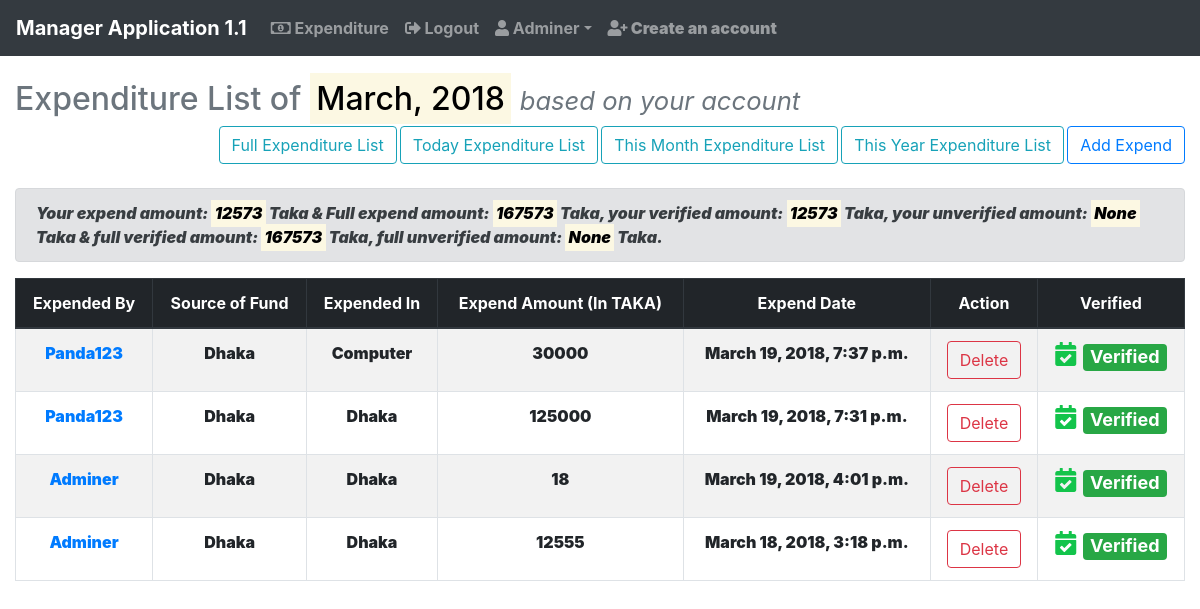
Page /accounts/expenditure/month/2018/03/ (signed in) on the committed database.
### account/models.py (models this page shows, shortened)
class Expend(models.Model):
    select = (
        ('yes', 'yes'),
        ('no', 'no')
    )
    by_user = models.CharField(max_length=255, blank=False, unique=False, null=True)
    added_date = models.DateTimeField(auto_now_add=True)
    updated_date = models.DateTimeField(auto_now=True)
    source_fund = models.CharField(max_length=255)
    source_amount = models.PositiveIntegerField()
    expend_in = models.CharField(max_length=255)
    expend_amount = models.PositiveIntegerField()
    description = models.TextField(blank=True)
    verified = models.CharField(choices=select, max_length=255, default='no')
    def get_absolute_url(self):
        return reverse('account:expend_detail', kwargs={'pk': self.pk})

### account/views.py (the view)
# urls.py: path('expenditure/month/<slug:year>/<slug:month>/', login_required(views.ExpendListViewByMonth.as_view()), name="expend_by_month"),
class ExpendListViewByMonth(ListView):
    def get(self, request, *args, **kwargs):
        year = kwargs['year']
        month = kwargs['month']
        context = {
            'filter_by_time': get_month_name(num_of_month=month)+', '+year,
            'filter_date': models.Expend.objects.filter(added_date__year=year,
                                                        added_date__month=month).order_by('-added_date'),
            'filter_date_user': models.Expend.objects.filter(by_user__exact=request.user.username,
                                                             added_date__year=year,
                                                             added_date__month=month).order_by('-added_date'),
            'sum_user_expend_amount': models.Expend.objects.filter(by_user__exact=self.request.user.username
                                                                   , added_date__year=year,
                                                                   added_date__month=month).aggregate(
                Sum('expend_amount')).get('expend_amount__sum', 0.00),
            'sum_user_expend_amount_verified': models.Expend.objects.filter(by_user__exact=self.request.user.username,
                                                                            added_date__year=year,
                                                                            added_date__month=month,
                                                                            verified__exact='yes').aggregate(
                Sum('expend_amount')).get('expend_amount__sum', 0.00),
            'sum_user_expend_amount_unverified': models.Expend.objects.filter(by_user__exact=self.request.user.username,
                                                                              added_date__year=year,
                                                                              added_date__month=month,
                                                                              verified__exact='no').aggregate(
                Sum('expend_amount')).get('expend_amount__sum', 0.00),
            'sum_expend_amount': models.Expend.objects.filter(verified__exact='yes', added_date__year=year,
                                                              added_date__month=month).aggregate(
                Sum('expend_amount')).get('expend_amount__sum', 0.00),
            'sum_expend_amount_verified': models.Expend.objects.filter(verified__exact='yes',
                                                                       added_date__year=year,
                                                                       added_date__month=month).aggregate(
                Sum('expend_amount')).get('expend_amount__sum', 0.00),
            'sum_expend_amount_unverified': models.Expend.objects.filter(verified__exact='no', added_date__year=year,
                                                                         added_date__month=month).aggregate(
                Sum('expend_amount')).get('expend_amount__sum', 0.00),
        }
        return render(request, 'expend/expend_list.html', context=context)

### account/helpers.py (called while the page is built)
def get_month_name(num_of_month):
    if num_of_month == '01':
        name = 'January'
    elif num_of_month == '02':
        name = 'February'
    elif num_of_month == '03':
        name = 'March'
    elif num_of_month == '04':
        name = 'April'
    elif num_of_month == '05':
        name = 'May'
    elif num_of_month == '06':
        name = 'June'
    elif num_of_month == '07':
        name = 'July'
    elif num_of_month == '08':
        name = 'August'
    elif num_of_month == '09':
        name = 'September'
    elif num_of_month == '10':
        name = 'October'
    elif num_of_month == '11':
        name = 'November'
    elif num_of_month == '12':
        name = 'December'
    else:
        name = num_of_month
    return name

### account/templates/expend/expend_list.html (shortened to what this page needs)
{% extends 'base.html' %}
{% block content %}
{% now "Y" as current_year %}
{% now "m" as current_month %}
{% if filter_by_time %}
<div class="container-fluid">
    <div class="row justify-content-center">
        <div class="col-md-12">
            <h2 class="text-muted">Expenditure List of <mark>{{ filter_by_time }}</mark> <small class="d-print-none"><i>based on your account</i></small></h2>
            <div class="text-right">
                <a type="submit" class="btn btn-md btn-outline-info d-print-none" href="{% url 'account:expend' %}">Full Expenditure List</a>
                <a type="submit" class="btn btn-md btn-outline-info d-print-none" href="{% url 'account:expend_by_today' %}">Today Expenditure List</a>
                <a type="submit" class="btn btn-md btn-outline-info d-print-none" href="{% url 'account:expend_by_month' year=current_year month=current_month %}">This Month Expenditure List</a>
                <a type="submit" class="btn btn-md btn-outline-info d-print-none" href="{% url 'account:expend_by_year' year=current_year %}">This Year Expenditure List</a>
                <a type="submit" class="btn btn-md btn-outline-primary d-print-none" href="{% url 'account:expend_create' %}">Add Expend</a>
            </div><br>
            <div class="alert alert-secondary">
                {% if request.user.is_authenticated and request.user.is_superuser %}
                <i><b>Your expend amount: <mark>{{ sum_user_expend_amount }}</mark> Taka &
                    Full expend amount: <mark>{{ sum_expend_amount }}</mark> Taka,
                    your verified amount: <mark>{{ sum_user_expend_amount_verified }}</mark> Taka,
                    your unverified amount: <mark>{{ sum_user_expend_amount_unverified }}</mark> Taka &
                    full verified amount: <mark>{{ sum_expend_amount_verified }}</mark> Taka,
                    full unverified amount: <mark>{{ sum_expend_amount_unverified }}</mark> Taka.</b></i>
                {% else %}
                    <i><b>Your expend amount: <mark>{{ sum_user_expend_amount }}</mark> Taka,
                        your verified amount: <mark>{{ sum_user_expend_amount_verified }}</mark> Taka &
                        your unverified amount: <mark>{{ sum_user_expend_amount_unverified }}</mark> Taka.</b></i>
                {% endif %}
            </div>
            <table class="table table-striped table-hover table-responsive-xl table-responsive-lg table-responsive-md table-responsive-sm table-bordered text-center">
                {% if request.user.is_authenticated and request.user.is_superuser %}
                <thead class="thead-dark">
                    <tr>
                        <th>Expended By</th>
                        <th>Source of Fund</th>
                        <th>Expended In</th>
                        <th>Expend Amount (In TAKA)</th>
                        <th>Expend Date</th>
                        <th class="d-print-none">Action</th>
                        <th>Verified</th>
                    </tr>
                </thead>
                {% endif %}
                {% if request.user.is_authenticated and request.user.is_superuser %}
                {% for expend in filter_date %}
                    <tr>
                        <td><a href="{{ expend.get_absolute_url }}">{{ expend.by_user|title }}</a></td>
                        <td>{{ expend.source_fund|title }}</td>
                        <td>{{ expend.expend_in|title }}</td>
                        <td>{{ expend.expend_amount }}</td>
                        <td>{{ expend.added_date }}</td>
                        <td class="d-print-none"><a class="btn btn-md btn-outline-danger" href="{% url 'account:expend_delete' pk=expend.pk %}">Delete</a></td>
                        <th>{% if expend.verified == 'no' %}<h4><i class="fas fa-times d-print-none" style="color:#c91218"></i> <span class="badge badge-danger">Not Verified</span></h4>
                            {% else %}<h4><i class="fas fa-calendar-check d-print-none" style="color:#13c44b"></i> <span class="badge badge-success">Verified</span></h4>{% endif %}</th>
                    </tr>
                {% endfor %}
                {% endif %}
            </table>
        </div>
    </div>
</div>
{% endif %}
{% endblock %}

### templates/base.html (shortened to what this page needs)
<!DOCTYPE html>
{% load staticfiles %}
<html lang="en">
<head>
    <link rel="stylesheet" href="https://use.fontawesome.com/releases/v5.0.8/css/all.css">
    <link rel="stylesheet" href="https://maxcdn.bootstrapcdn.com/bootstrap/4.0.0/css/bootstrap.min.css">
</head>
<body>
    <nav class="navbar navbar-expand-lg navbar-dark bg-dark">
        <a class="navbar-brand" href="{% url 'account:home' %}"><b>Manager Application 1.1</b></a>
        <div class="collapse navbar-collapse" id="navbarNavDropdown">
            <ul class="navbar-nav mr-auto">
                {% if request.user.is_authenticated %}
                    <li class="nav-item">
                        <b><a class="nav-link" href="{% url 'account:expend' %}"><i class="far fa-money-bill-alt"></i> Expenditure</a></b>
                    </li>
                    <li class="nav-item">
                        <b><a class="nav-link" href="{% url 'account:logout' %}"><i class="fas fa-sign-out-alt"></i> Logout</a></b>
                    </li>
                    <li class="nav-item dropdown">
                        <a  class="nav-link dropdown-toggle" id="navbarDropdownMenuLink" data-toggle="dropdown" aria-haspopup="true" aria-expanded="false" href="#"><b><i class="fas fa-user"></i> {{ request.user.username|title }}<b></a>
                    </li>
                    {% if request.user.is_authenticated and request.user.is_superuser %}
                        <li class="nav-item">
                            <b><a class="nav-link" href="{% url 'account:signup' %}"><i class="fas fa-user-plus"></i> Create an account</a></b>
                        </li>
                    {% endif %}
                {% else %}
                    <li class="nav-item">
                        <b><a class="nav-link" href="{% url 'account:login' %}">Login</a></b>
                    </li>
                {% endif %}
            </ul>
        </div>
    </nav>
{% block header %}
<br/>
{% endblock %}
{% block content %}{% endblock %}
{% block footer %}
<br/>
{% endblock %}
</body>
</html>

### rows in the picture
Expend: by_user "Panda123", source_fund "Dhaka", expend_in "Computer", expend_amount "30000", added_date "March 19, 2018, 7:37 p.m.", verified "Verified"
Expend: by_user "Panda123", source_fund "Dhaka", expend_in "Dhaka", expend_amount "125000", added_date "March 19, 2018, 7:31 p.m.", verified "Verified"
Expend: by_user "Adminer", source_fund "Dhaka", expend_in "Dhaka", expend_amount "18", added_date "March 19, 2018, 4:01 p.m.", verified "Verified"
Expend: by_user "Adminer", source_fund "Dhaka", expend_in "Dhaka", expend_amount "12555", added_date "March 18, 2018, 3:18 p.m.", verified "Verified"

### other values in the picture
{{ request.user.username|title }} "Adminer"
{{ filter_by_time }} "March, 2018"
{{ sum_user_expend_amount }} "12573"
{{ sum_expend_amount }} "167573"
{{ sum_user_expend_amount_verified }} "12573"
{{ sum_user_expend_amount_unverified }} "None"
{{ sum_expend_amount_verified }} "167573"
{{ sum_expend_amount_unverified }} "None"
